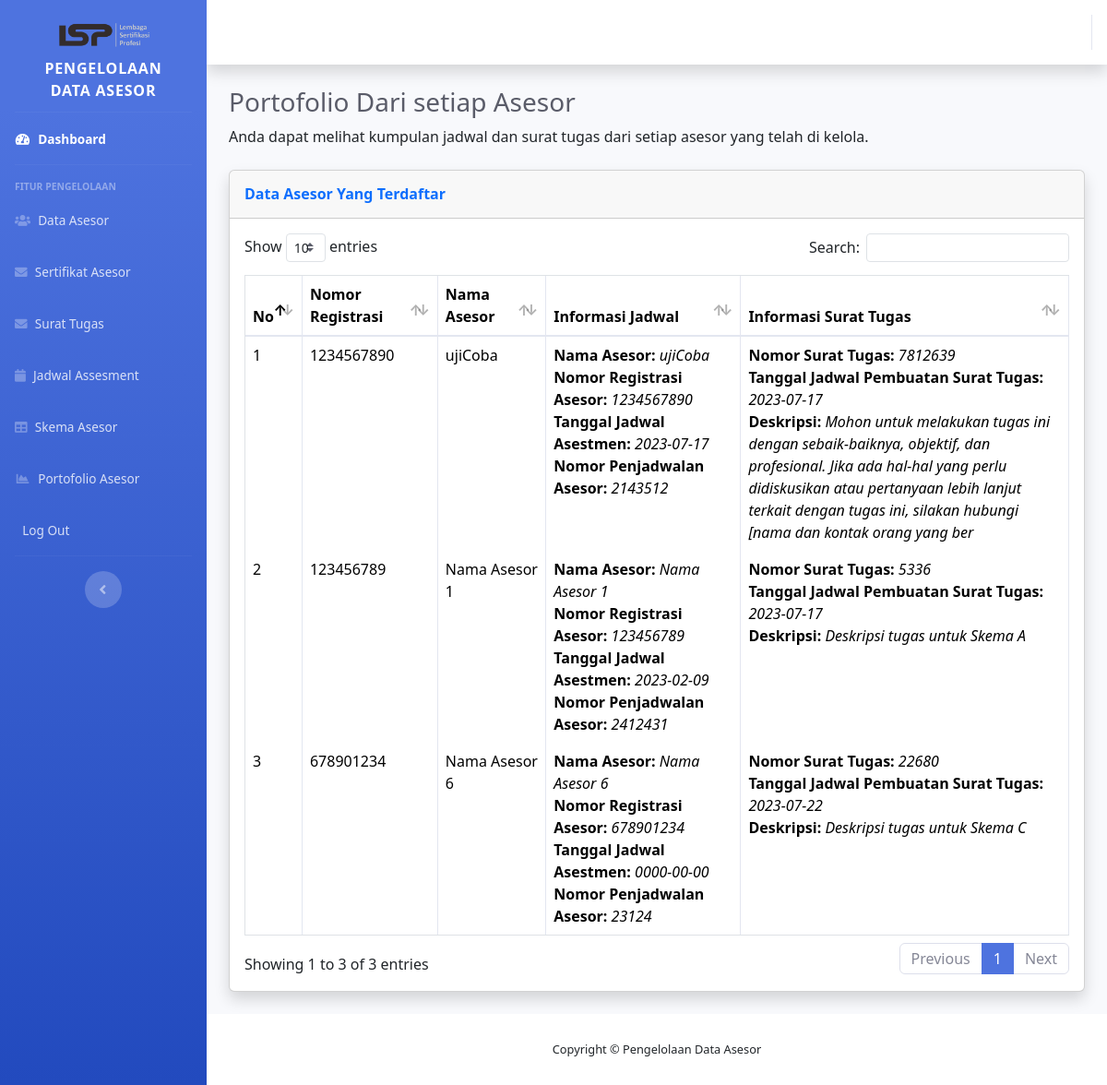
Page /CapstoneProject/index.php/admin/portofolio on the committed database.
### tables this page shows
CREATE TABLE `jadwal` (
  `id_jadwal` int(50) NOT NULL,
  `tanggal_jadwal` date DEFAULT NULL,
  `asesor_id` int(50) DEFAULT NULL,
  `no_st` int(50) DEFAULT NULL
);

CREATE TABLE `asesor` (
  `nomor_registrasi_asesor` int(50) NOT NULL,
  `email` varchar(50) DEFAULT NULL,
  `alamat` varchar(255) DEFAULT NULL,
  `pendidikan_terakhir` varchar(25) DEFAULT NULL,
  `nama_asesor` varchar(255) DEFAULT NULL,
  `nomor_ktp` varchar(25) DEFAULT NULL,
  `password` varchar(25) DEFAULT NULL,
  `tanggal_lahir` date DEFAULT NULL,
  `gambar` varchar(200) NOT NULL
);

CREATE TABLE `surattugas` (
  `no_st` int(50) NOT NULL,
  `tanggal_st` date DEFAULT NULL,
  `skema_st` varchar(25) DEFAULT NULL,
  `deskripsi` varchar(225) DEFAULT NULL,
  `asesor_id` int(50) DEFAULT NULL
);

### CapstoneProject/application/controllers/admin.php (called while the page is built, shortened)
<?php
class admin extends CI_Controller
{
  public function portofolio()
  {
    $data = $this->asesor->portofolio();
    $isi['asesor'] = $data;
    $this->load->view('source/sidebar');
    $this->load->view('source/header');
    $this->load->view('portofolio', $isi);
    $this->load->view('source/footer');
  }
}

### CapstoneProject/index.php (called while the page is built, shortened)
<?php
require_once BASEPATH.'core/CodeIgniter.php';

### CapstoneProject/application/models/asesor.php (called while the page is built, shortened)
<?php
class Asesor extends CI_Model{
  public function portofolio()
  {
    $this->db->select('jadwal.*, asesor.nama_asesor,asesor.nomor_registrasi_asesor,surattugas.no_st,surattugas.tanggal_st,surattugas.deskripsi');
    $this->db->from('jadwal');
    $this->db->join('asesor', 'asesor.nomor_registrasi_asesor = jadwal.asesor_id');
    $this->db->join('surattugas', 'surattugas.no_st = jadwal.no_st');
    $this->db->order_by('jadwal.tanggal_jadwal', 'DESC');
    $query = $this->db->get();
    if ($query->num_rows() > 0) {
      return $query->result_array();
    } else {
      return array();
    }
  }
}
?>

### CapstoneProject/application/views/portofolio.php (the view)
<div class="container-fluid">
  <div class="container-fluid">
    <h1 class="h3 mb-2 text-gray-800">Portofolio Dari setiap Asesor</h1>
    <p class="mb-4">Anda dapat melihat kumpulan jadwal dan surat tugas dari setiap asesor yang telah di kelola.</p>
    <div class="card shadow mb-4">
      <div class="card-header py-3">
        <h6 class="m-0 font-weight-bold text-primary">Data Asesor Yang Terdaftar</h6>
      </div>
      <div class="card-body">
        <div class="table-responsive">
          <table class="table table-bordered" id="dataTable" width="100%" cellspacing="0">
            <thead>
              <tr>
                <th>No</th>
                <th>Nomor Registrasi</th>
                <th>Nama Asesor</th>
                <th>Informasi Jadwal</th>
                <th>Informasi Surat Tugas</th>
              </tr>
            </thead>
            <tbody>
              <?php
              $no = 0;
              foreach ($asesor as $asr) {
                $no++;
                ?>
                <tr>
                  <td>
                    <?= $no ?>
                  </td>
                  <td>
                    <?= $asr['nomor_registrasi_asesor'] ?>
                  </td>
                  <td>
                    <?= $asr['nama_asesor'] ?>
                  </td>
                  <td >
                    <b> Nama Asesor:</b> <i>
                      <?= $asr['nama_asesor'] ?>
                    </i><br>
                    <b>Nomor Registrasi Asesor:</b>
                    <i>
                      <?= $asr['nomor_registrasi_asesor'] ?>
                    </i><br>
                    <b>Tanggal Jadwal Asestmen:</b>
                    <i>
                      <?= $asr['tanggal_jadwal'] ?>
                    </i><br>
                    <b>Nomor Penjadwalan Asesor:</b>
                    <i>
                      <?= $asr['id_jadwal'] ?>
                    </i> <br>
                  </td>
                  <td style="word-wrap: break-word; max-width: 600px;">
                    <b>Nomor Surat Tugas:</b>
                    <i>
                      <?= $asr['no_st'] ?>
                    </i><br>
                    <b>Tanggal Jadwal Pembuatan Surat Tugas:</b>
                    <i>
                      <?= $asr['tanggal_st'] ?>
                    </i><br>
                    <b>Deskripsi:</b>
                    <i>
                      <?= $asr['deskripsi'] ?>
                    </i><br>
                  </td>
                </tr>
              <?php } ?>
            </tbody>
          </table>
        </div>
      </div>
    </div>
  </div>
</div>

### rows in the picture
jadwal: asesor.nomor_registrasi_asesor "1234567890", asesor.nama_asesor "ujiCoba", tanggal_jadwal "2023-07-17", id_jadwal "2143512", no_st.no_st "7812639", no_st.tanggal_st "2023-07-17", no_st.deskripsi "Mohon untuk melakukan tugas ini dengan sebaik-baiknya, objektif, dan profesional. Jika ada hal-hal yang perlu didiskusikan atau pertanyaan lebih lanjut terkait dengan tugas ini, silakan hubungi [nama dan kontak orang yang ber"
jadwal: asesor.nomor_registrasi_asesor "123456789", asesor.nama_asesor "Nama Asesor 1", tanggal_jadwal "2023-02-09", id_jadwal "2412431", no_st.no_st "5336", no_st.tanggal_st "2023-07-17", no_st.deskripsi "Deskripsi tugas untuk Skema A"
jadwal: asesor.nomor_registrasi_asesor "678901234", asesor.nama_asesor "Nama Asesor 6", tanggal_jadwal "0000-00-00", id_jadwal "23124", no_st.no_st "22680", no_st.tanggal_st "2023-07-22", no_st.deskripsi "Deskripsi tugas untuk Skema C"
